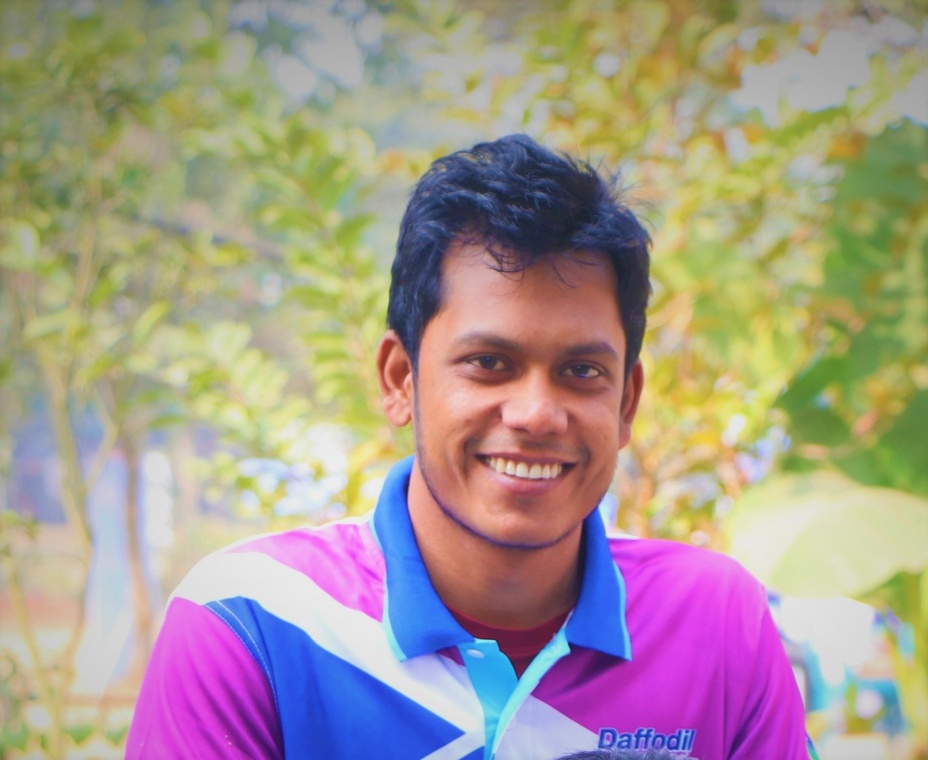
#> input picture Inverted Image/imdad_pic.jpg, 928 x 760 px, shrunk from 1629 x 1334 before the run
$ python invert_img.py
#> lines starting #> are read from the running program, lines starting #| are printed output that depends on the picture
import numpy as np
import cv2

imdad = cv2.imread('imdad_pic.jpg', cv2.IMREAD_GRAYSCALE)
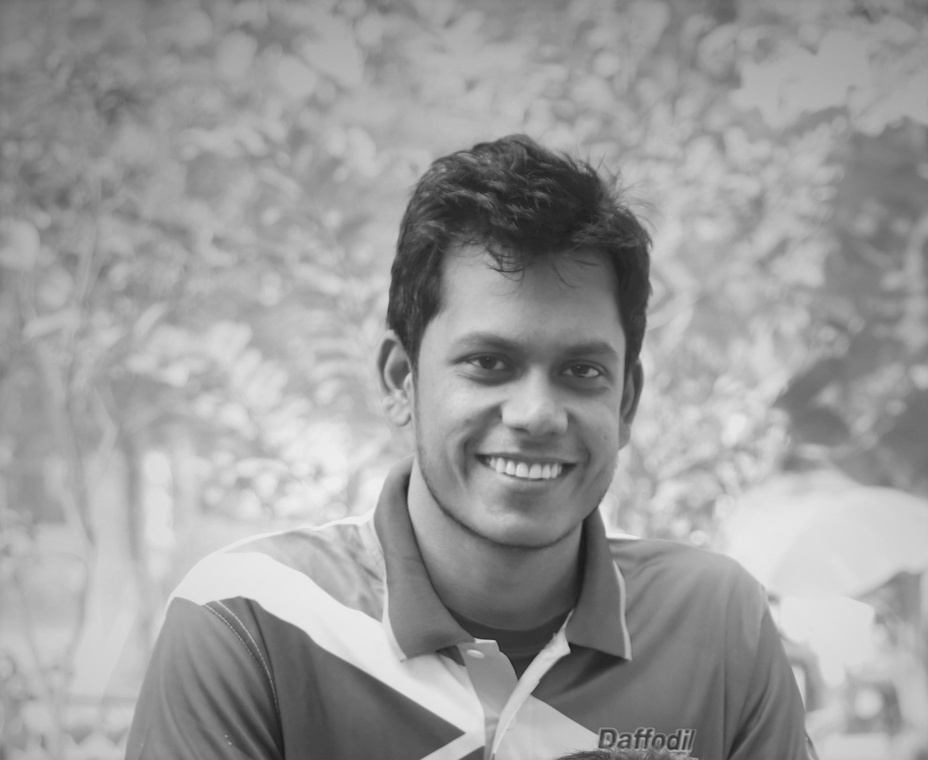
#> imdad: shape (760, 928); min 25, max 239, mean 155.7
height = imdad.shape[0]
#> height = 760
width = imdad.shape[1]
#> width = 928

max_intensity = int(input("Enter the max intensity of the image: "))
#> the answer given: 3
#max_intensity = 255
for i in np.arange(height):
    for j in np.arange(width):
        a = imdad.item(i,j)
        b = max_intensity - a
        imdad.itemset((i,j), b)
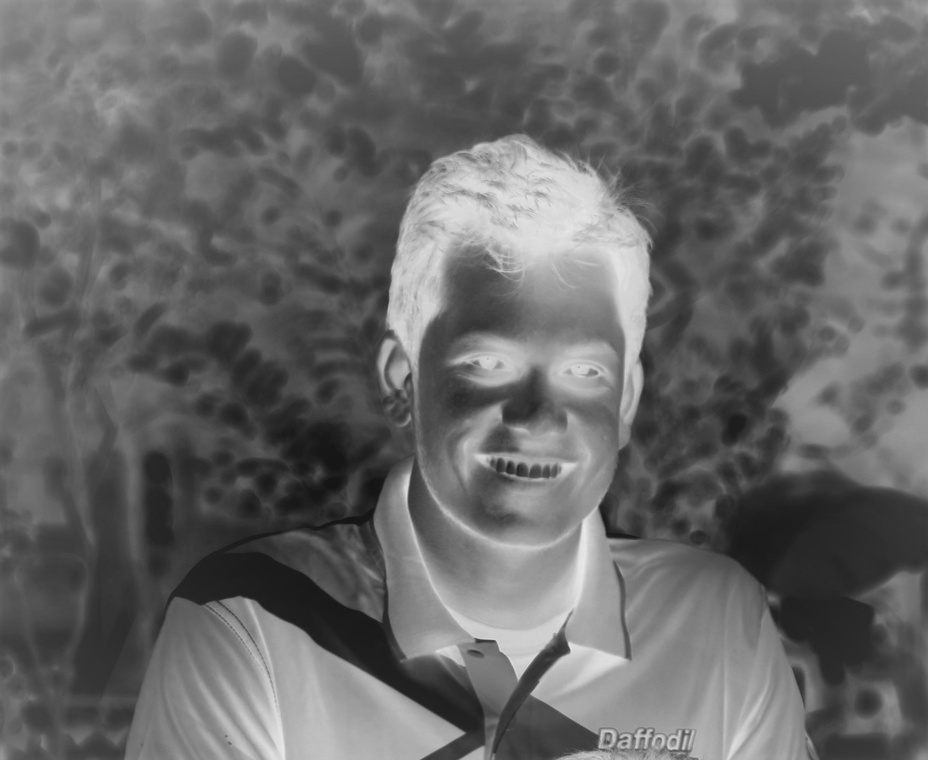
#> imdad: shape (760, 928); min 20, max 234, mean 103.3
cv2.imwrite("inverted_Image.jpg", imdad)

cv2.imshow("image",imdad)
cv2.waitKey(0)
cv2.destroyAllWindows()
